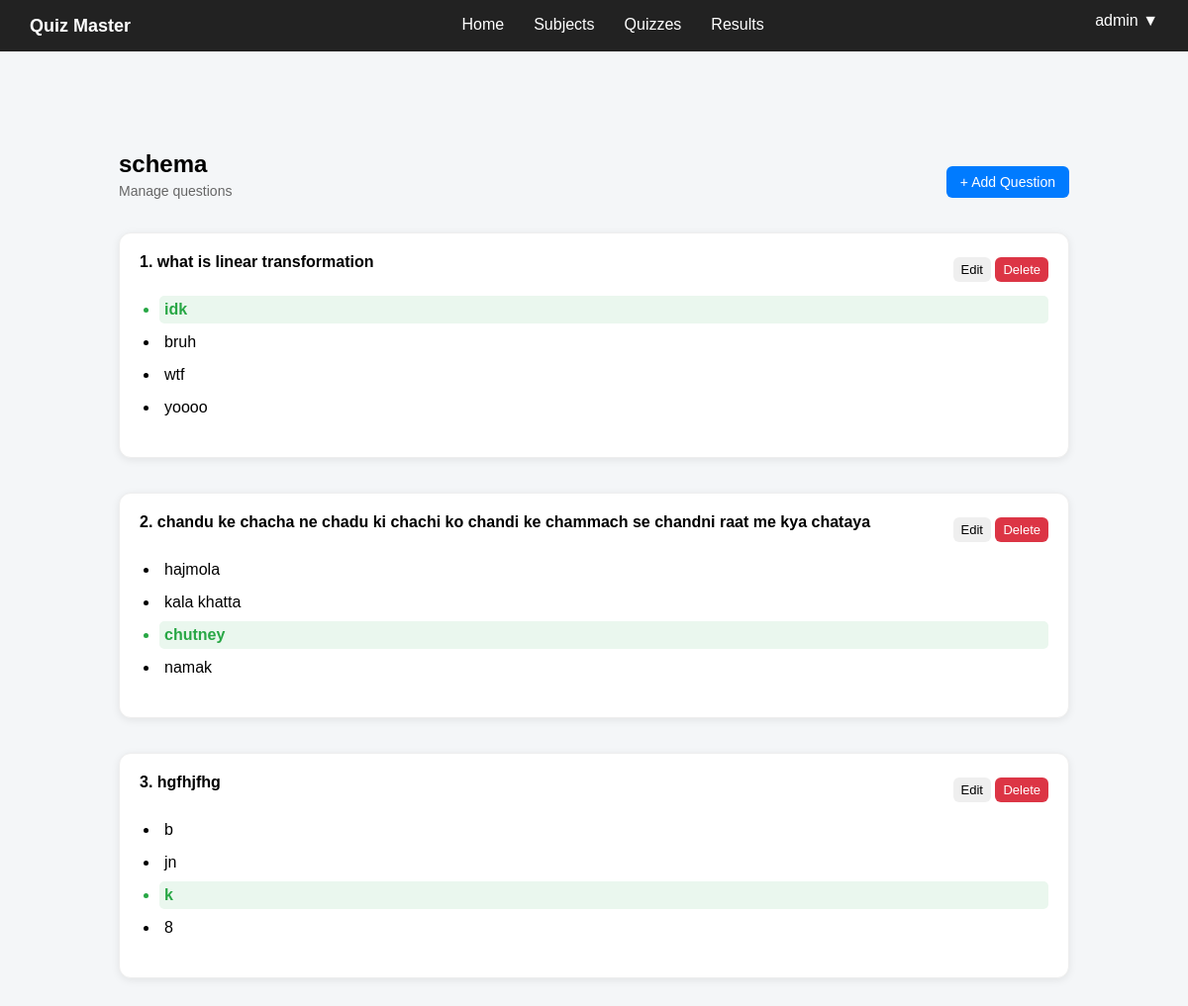
/admin/quizzes/view/1 (signed in), run on an earlier commit of the app's database.
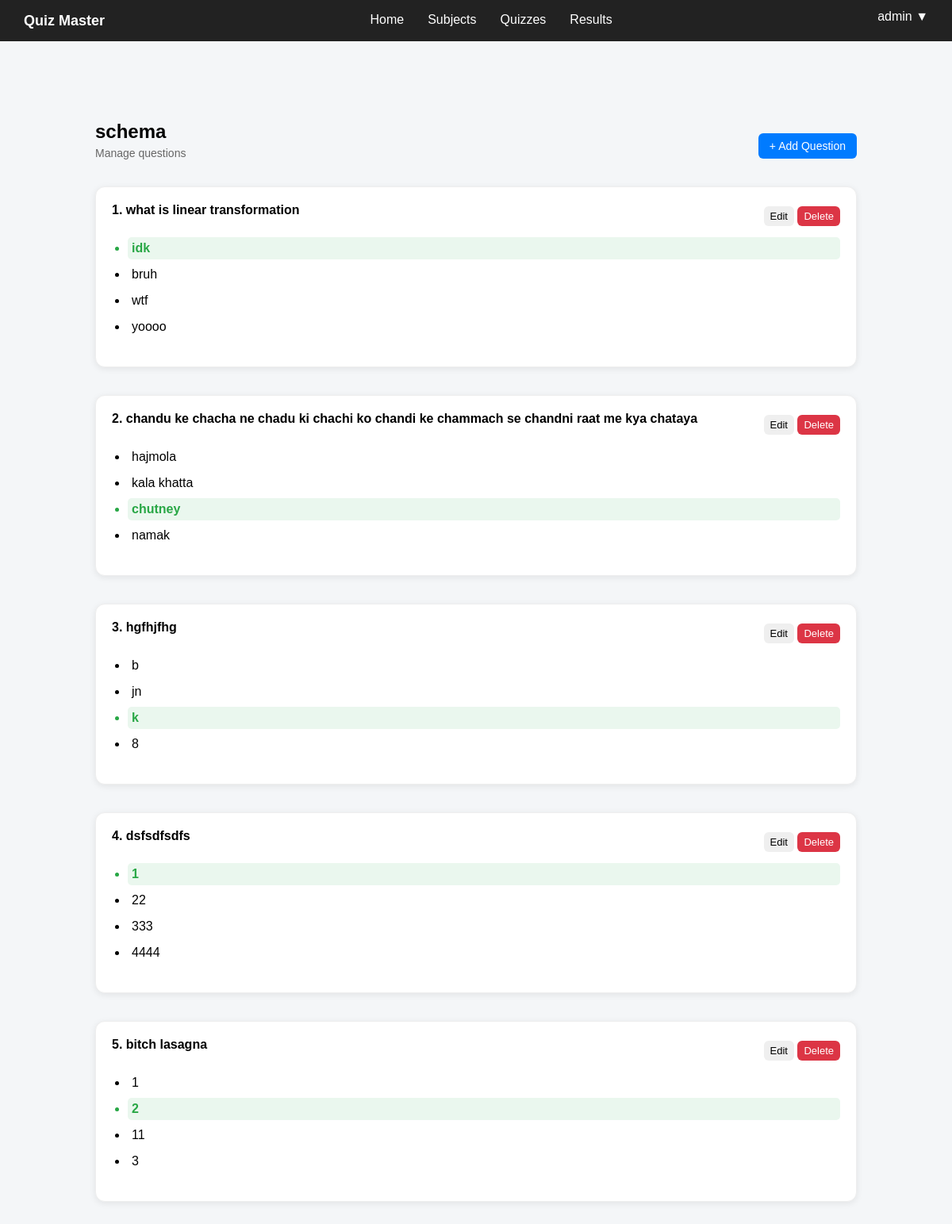
And on a later commit of the database.
### controller/models.py (models this page shows)
class Quiz(db.Model):
    __tablename__ = "quizzes"
    id = db.Column(db.Integer, primary_key=True)
    title = db.Column(db.String(200), nullable=False)
    created_at = db.Column(db.DateTime, default=datetime.utcnow)
    subject_id = db.Column(db.Integer, db.ForeignKey("subjects.id"), nullable=False)
    questions = db.relationship("Question", backref="quiz", lazy=True)
    attempts = db.relationship("Attempt", backref="quiz", lazy=True)

class Question(db.Model):
    __tablename__ = "questions"
    id = db.Column(db.Integer, primary_key=True)
    question_text = db.Column(db.Text, nullable=False)
    option1 = db.Column(db.String(200), nullable=False)
    option2 = db.Column(db.String(200), nullable=False)
    option3 = db.Column(db.String(200), nullable=False)
    option4 = db.Column(db.String(200), nullable=False)
    correct_option = db.Column(db.Integer, nullable=False)
    marks = db.Column(db.Integer, nullable=False, default=1)
    quiz_id = db.Column(db.Integer, db.ForeignKey("quizzes.id"), nullable=False)

### app.py (the view)
@app.route("/admin/quizzes/view/<int:id>")
def view_quiz(id):
    if not admin_access():
        return redirect(url_for("home"))
    quiz = Quiz.query.get_or_404(id)
    return render_template("view_quiz.html", quiz=quiz)

### app.py (called while the page is built)
def admin_access():
    if "user_id" not in session:
        flash("Please login first")
        return False
    if session.get("role") != "admin":
        flash("You are not authorized to access this page")
        return False
    return True

### templates/view_quiz.html (shortened to what this page needs)
{% extends "base.html" %}
{% block content %}
<div class="container">
    <div class="header">
        <div>
            <h1>{{ quiz.title }}</h1>
            <p class="subtitle">Manage questions</p>
        </div>
        <button type="button" class="btn primary" onclick="location.href='{{ url_for('edit_quiz', id=quiz.id) }}'">
            + Add Question
        </button>
    </div>
    <div class="question-list">
        {% if quiz.questions %}
        {% for q in quiz.questions %}
        <div class="question-card">
            <div class="question-header">
                <h3>{{ loop.index }}. {{ q.question_text }}</h3>
                <div>
                    <button class="btn small" onclick="location.href='{{ url_for('edit_question', id=q.id) }}'">
                        Edit
                    </button>
                    <form method="POST" action="{{ url_for('delete_question', id=q.id) }}" style="display:inline;"
                        onsubmit="return confirm('Are you sure you want to delete this question?');">
                        <button type="submit" class="btn small danger">
                            Delete
                        </button>
                    </form>
                </div>
            </div>
            <ul class="options">
                <li class="{% if q.correct_option == 1 %}correct{% endif %}">
                    {{ q.option1 }}
                </li>
                <li class="{% if q.correct_option == 2 %}correct{% endif %}">
                    {{ q.option2 }}
                </li>
                <li class="{% if q.correct_option == 3 %}correct{% endif %}">
                    {{ q.option3 }}
                </li>
                <li class="{% if q.correct_option == 4 %}correct{% endif %}">
                    {{ q.option4 }}
                </li>
            </ul>
        </div>
        {% endfor %}
        {% else %}
        <p>No questions added yet.</p>
        {% endif %}
    </div>
</div>
{% endblock %}

### templates/base.html (shortened to what this page needs)
<!DOCTYPE html>
<html lang="en">
<head>
    <link rel="stylesheet" href="{{ url_for('static', filename='css/base.css') }}">
</head>
<body>
    {% block navbar %}
    <nav class="navbar">
        <div class="nav-left">
            <span class="logo">Quiz Master</span>
        </div>
        <div class="nav-center">
            {% if session.get('role') == 'admin' %}
            <a href="{{ url_for('admin_dashboard') }}" class="{% if request.endpoint == 'admin_dashboard' %}active{% endif %}">
                Home
            </a>
            <a href="{{ url_for('admin_subjects') }}" class="{% if request.endpoint == 'admin_subjects' %}active{% endif %}">
                Subjects
            </a>
            <a href="{{ url_for('admin_quizzes') }}" class="{% if request.endpoint == 'admin_quizzes' %}active{% endif %}">
                Quizzes
            </a>
            <a href="#" class="{% if request.endpoint == 'admin_results' %}active{% endif %}">
                Results
            </a>
            {% endif %}
        </div>
        <div class="nav-right">
            <div class="profile">
                {{ session.get('username', 'User') }} ▼
            </div>
        </div>
    </nav>
    {% endblock %}
    <div class="container">
        {% block content %}
        {% endblock %}
    </div>
</body>
</html>

### static/css/base.css (style rules this page uses)
body { font-family: Arial, sans-serif; background: #f4f6f8; margin: 0; }
.navbar { display: flex; justify-content: space-between; align-items: center; background: #222; color: white; padding: 12px 30px; }
.logo { font-weight: bold; font-size: 18px; color: white; }
.nav-center { display: flex; gap: 30px; }
.nav-center a { color: white; text-decoration: none; padding-bottom: 3px; }
.profile { position: relative; cursor: pointer; color: white; padding-bottom: 10px; }
.container { max-width: 1000px; margin: 30px auto; padding: 20px; border-radius: 12px; }
.header { display: flex; justify-content: space-between; align-items: center; margin-bottom: 20px; }
.header h1 { margin: 0; font-size: 24px; }
.subtitle { font-size: 14px; color: #666; margin-top: 5px; }
.btn { padding: 8px 14px; border: none; border-radius: 6px; cursor: pointer; font-size: 14px; }
.btn.primary { background: #007bff; color: white; }
.btn.danger { background: #dc3545; color: white; }
.btn.small { padding: 5px 8px; font-size: 13px; }
.question-list { display: flex; flex-direction: column; gap: 15px; }
.question-card { background: white; padding: 15px; border-radius: 8px; border: 1px solid #eee; }
.question-header { display: flex; justify-content: space-between; align-items: center; }
.question-header h3 { margin: 0; font-size: 16px; }
.options { margin-top: 10px; padding-left: 20px; }
.options li { margin: 5px 0; padding: 5px; border-radius: 5px; }
.correct { color: #28a745; font-weight: bold; background: #eaf7ee; }
.question-card { background: white; padding: 20px; border-radius: 12px; margin-bottom: 20px; box-shadow: 0 2px 8px rgba(0, 0, 0, 0.08); transition: 0.15s ease; }
.question-card h3 { margin-bottom: 15px; font-size: 16px; }
body { padding-bottom: 80px; }

What changed in the data, as far as the page shows it:
added Question: question_text "dsfsdfsdfs", option1 "1", option2 "22", option3 "333", option4 "4444", correct_option 1 (drawn)
added Question: question_text "bitch lasagna", option1 "1", option2 "2", option3 "11", option4 "3", correct_option 2 (drawn)
